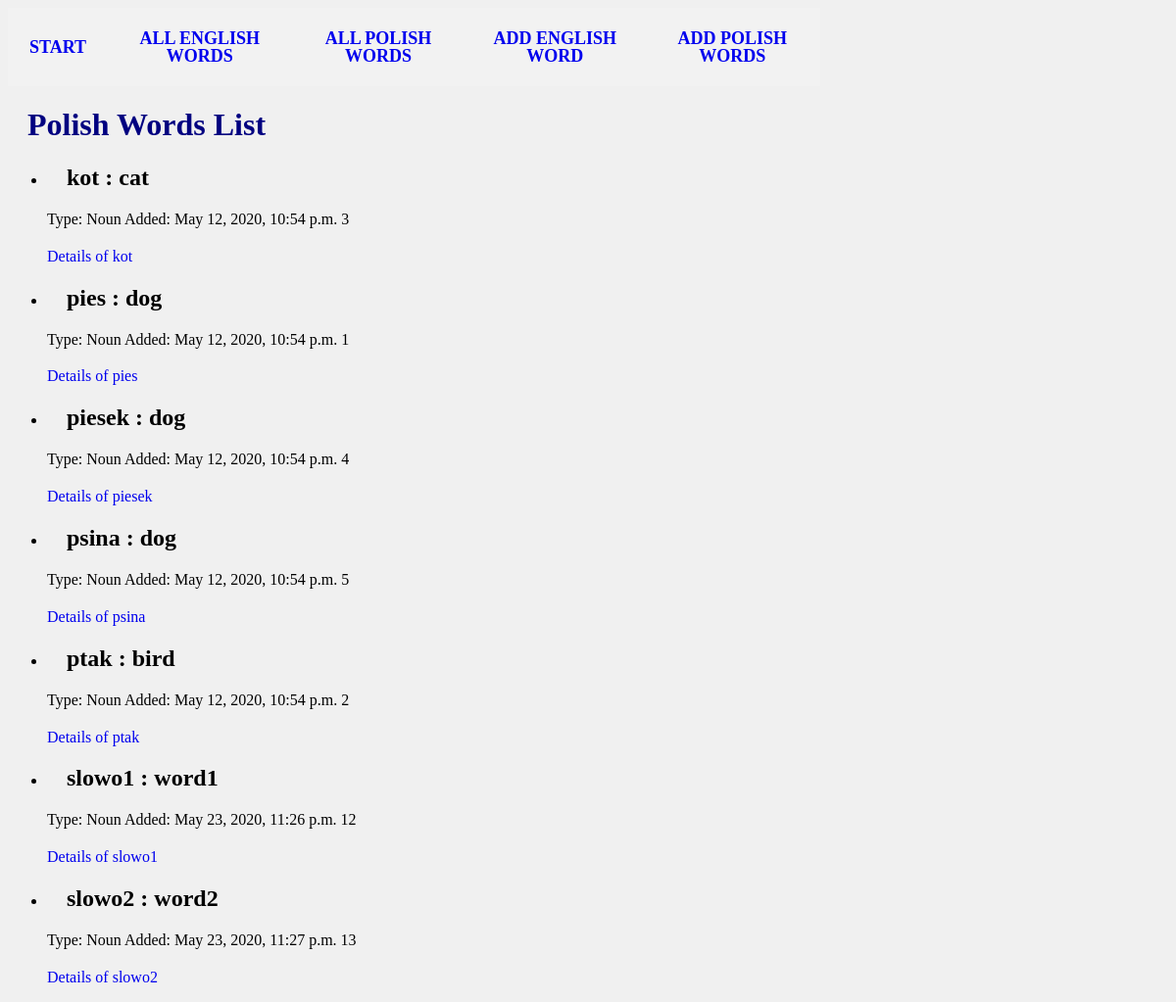
The app's page /wordslearn/polishwords/, older data.
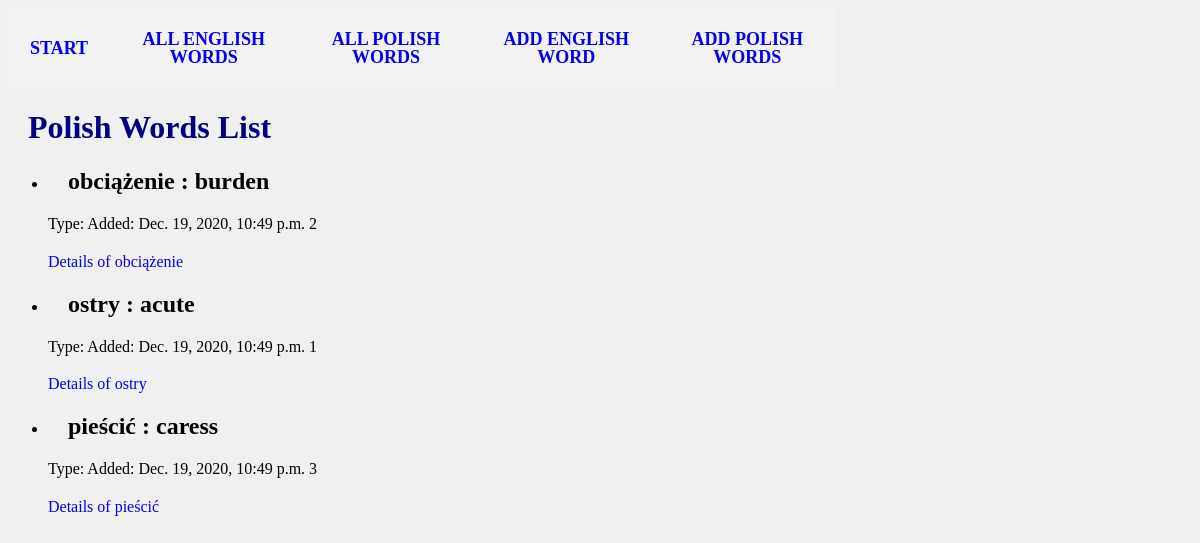
The same page, newer data.
### wordslearn/models.py (models this page shows, shortened)
class Word(models.Model):
    word = models.CharField(max_length=200, null=False, help_text='Enter the word')
    date_of_add = models.DateTimeField(auto_now=True, blank=True, help_text='date added')
    definition = models.CharField(max_length=200, blank=True, null=False, help_text='Enter the definition of english word')
    synonym = models.CharField(max_length=200, blank=True, null=False, help_text='Enter the synonym of english word')
    antonym = models.CharField(max_length=200, blank=True, null=False, help_text='Enter the antonym of english word')
    class Meta:
        abstract = True
        ordering = ["word"]

class WordPol(Word):
    wordsEng = models.ManyToManyField(WordEng)
    word_type = models.CharField(max_length=30, choices=wordDefinitions.POL_WORD_TYPES, help_text='Select type of word', blank=True)
    def display_engword(self):
        return ', '.join(str(w.word) for w in self.wordsEng.all())
    display_engword.short_description = 'English Word'

class WordEng(Word):
    word_type = models.CharField(max_length=30, choices=wordDefinitions.ENG_WORD_TYPES, help_text='Select type of word', blank=True)
    def display_polword(self):
        """Create a string for the translation. This is required to display WordEng in Admin."""
        return ', '.join(str(w.word) for w in self.wordpol_set.all())
    display_polword.short_description = 'Polish Word'

### wordslearn/views.py (the view)
# urls.py: path('polishwords/', views.WordPolListView.as_view(), name='polishwords'),
class WordPolListView(generic.ListView):
	model = WordPol
	paginate_by = 20
	def get_queryset(self):
		return WordPol.objects.all()
	def get_context_data(self, *, object_list=None, **kwargs):
		context = super(WordPolListView, self).get_context_data(**kwargs)
		context['some_data'] = 'This is just some data'
		return context

### wordslearn/templates/wordslearn/wordpol_list.html (shortened to what this page needs)
{% extends "base_generic.html" %}
{% block content %}
    <h1>Polish Words List</h1>
    {% if wordpol_list %}
        <ul>
            {% for word in wordpol_list %}
                <li>
                    <h2>{{ word.word }} : {{ word.display_engword }}</h2>
                    <p> Type: {{ word.word_type }} Added: {{ word.date_of_add }} {{ word_list.some_data }} {{word.id}} </p>
                    <a class="listlink" href="{% url 'wordslearn:detail' word.id %}">Details of {{ word.word }}</a>
                </li>
            {% endfor %}
        </ul>
    {% else %}
        <p>There are no words in the dictionary.</p>
    {% endif %}
{% endblock %}

Row changes from the older to the newer data that the page shows:
removed WordPol: word "piesek", display_engword "dog", word_type "Noun", date_of_add "May 12, 2020, 10:54 p.m.", id "4"
removed WordPol: word "psina", display_engword "dog", word_type "Noun", date_of_add "May 12, 2020, 10:54 p.m.", id "5"
removed WordPol: word "slowo1", display_engword "word1", word_type "Noun", date_of_add "May 23, 2020, 11:26 p.m.", id "12"
removed WordPol: word "slowo2", display_engword "word2", word_type "Noun", date_of_add "May 23, 2020, 11:27 p.m.", id "13"
changed WordPol id 2: word "ptak" → "obciążenie"; display_engword "bird" → "burden"; date_of_add "May 12, 2020, 10:54 p.m." → "Dec. 19, 2020, 10:49 p.m."; word_type "Noun" → (not shown); moves up the list
changed WordPol id 1: word "pies" → "ostry"; display_engword "dog" → "acute"; date_of_add "May 12, 2020, 10:54 p.m." → "Dec. 19, 2020, 10:49 p.m."; word_type "Noun" → (not shown); moves down the list
changed WordPol id 3: word "kot" → "pieścić"; display_engword "cat" → "caress"; date_of_add "May 12, 2020, 10:54 p.m." → "Dec. 19, 2020, 10:49 p.m."; word_type "Noun" → (not shown)
